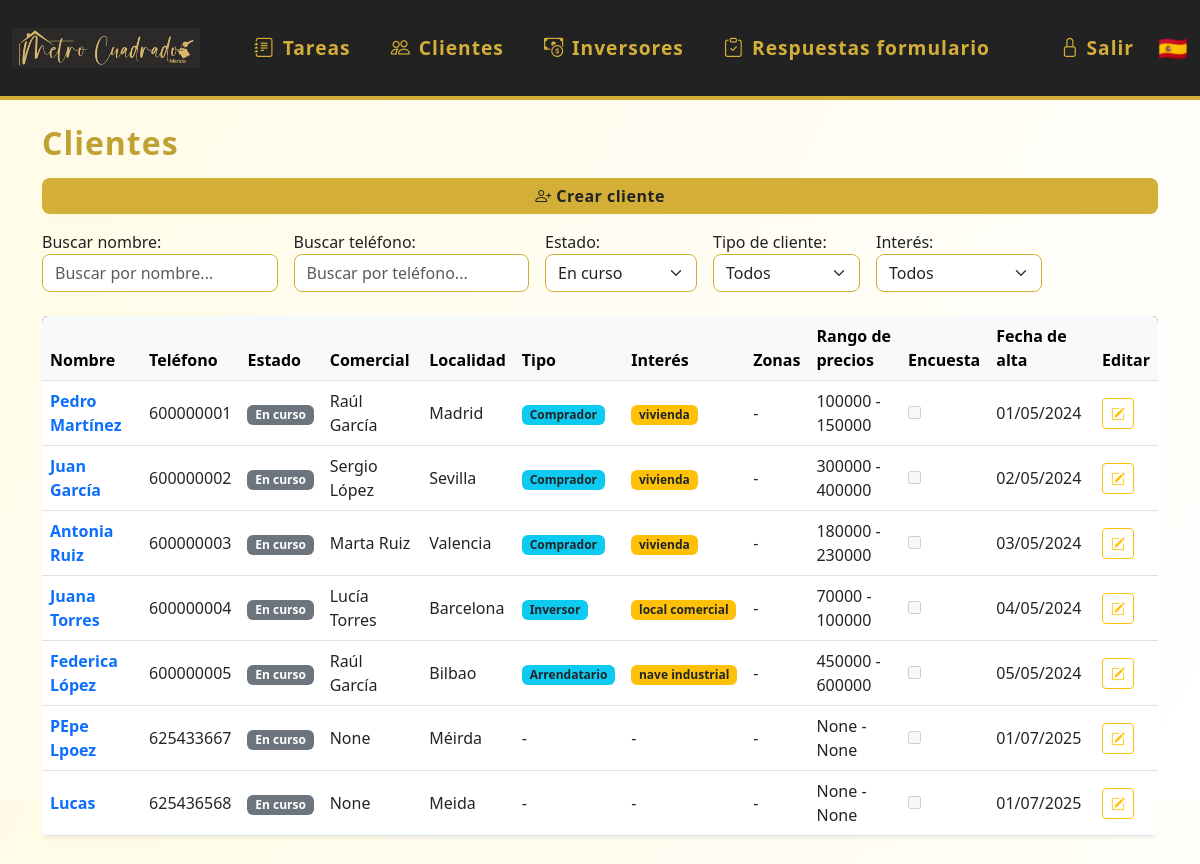
/clientes (signed in), run on the app's committed database.
### models.py (models this page shows)
class Cliente(db.Model):
    id = db.Column(db.Integer, primary_key=True)
    nombre = db.Column(db.String(120), nullable=False)
    email = db.Column(db.String(120), unique=True, nullable=True)
    telefono = db.Column(db.String(20), unique=True)
    estado = db.Column(db.String(20), nullable=False, default='en_curso') # en_curso, ha_comprado, cancelado
    localidad = db.Column(db.String(120), nullable=True)
    observaciones = db.Column(db.Text, nullable=True)
    tipo_cliente = db.Column(db.String(50), nullable=True)
    interes = db.Column(db.Text, nullable=True)
    zonas = db.Column(db.Text, nullable=True)
    precio_min = db.Column(db.Integer, nullable=True)
    precio_max = db.Column(db.Integer, nullable=True)
    encuesta_enviada = db.Column(db.Boolean, default=False)
    comercial_id = db.Column(db.Integer, db.ForeignKey('usuario.id'), nullable=True)
    fecha_creacion = db.Column(db.DateTime, default=datetime.utcnow)
    eventos = db.relationship('Evento', backref='cliente', lazy=True)
    tareas = db.relationship('Tarea', back_populates='cliente')
    visto_por = db.Column(db.Integer, db.ForeignKey('cliente.id'), nullable=True)

class Usuario(UserMixin, db.Model):
    id = db.Column(db.Integer, primary_key=True)
    nombre = db.Column(db.String(80), unique=True, nullable=False)
    password = db.Column(db.String(200), nullable=False)
    es_admin = db.Column(db.Boolean, default=False)
    color = db.Column(db.String(7), nullable=True, default='#3788d8') # Color en formato hex, e.g., #RRGGBB
    email = db.Column(db.String(120), unique=True, nullable=True)
    telefono = db.Column(db.String(20), unique=True, nullable=True)
    eventos = db.relationship('Evento', backref='usuario', lazy=True)
    tareas = db.relationship('Tarea', back_populates='usuario')

### app.py (the view)
@app.route('/clientes')
@login_required
def clientes():
    estado = request.args.get('estado')
    query = Cliente.query
    if estado:
        query = query.filter_by(estado=estado)
    clientes = query.all()
    usuarios_dict = {u.id: u.nombre for u in Usuario.query.all()}
    return render_template('clientes.html', clientes=clientes, usuarios_dict=usuarios_dict)

### app.py (called while the page is built)
@login_manager.user_loader
def load_user(user_id):
    return Usuario.query.get(int(user_id))

### templates/clientes.html (shortened to what this page needs)
{% extends 'base.html' %}
{% block content %}
<h2 class="mb-3">Clientes</h2>
<a href="/crear_cliente" class="btn btn-primary mb-3"><i class="bi bi-person-plus"></i> Crear cliente</a>
<form method="get" class="mb-4" style="max-width:1000px;display:flex;gap:16px;align-items:end;flex-wrap:wrap;">
    <div style="flex:1;min-width:200px;">
        <label for="buscadorCliente">Buscar nombre:</label>
        <input type="text" id="buscadorCliente" placeholder="Buscar por nombre..." class="form-control" style="min-width:180px;">
    </div>
    <div style="flex:1;min-width:200px;">
        <label for="buscadorTelefono">Buscar teléfono:</label>
        <input type="text" id="buscadorTelefono" placeholder="Buscar por teléfono..." class="form-control" style="min-width:180px;">
    </div>
    <div>
        <label for="estado">Estado:</label>
        <select name="estado" id="estado" class="form-select" onchange="this.form.submit()">
            <option value="en_curso" {% if request.args.get('estado', 'en_curso') == 'en_curso' %}selected{% endif %}>En curso</option>
        </select>
    </div>
    <div>
        <label for="tipo_cliente">Tipo de cliente:</label>
        <select name="tipo_cliente" id="tipo_cliente" class="form-select" onchange="this.form.submit()">
            <option value="">Todos</option>
        </select>
    </div>
    <div>
        <label for="interes">Interés:</label>
        <select name="interes" id="interes" class="form-select" onchange="this.form.submit()">
            <option value="">Todos</option>
        </select>
    </div>
</form>
<div class="table-responsive">
<table class="table table-hover align-middle shadow-sm bg-white rounded">
    <thead class="table-light">
        <tr>
            <th>Nombre</th>
            <th>Teléfono</th>
            <th>Estado</th>
            <th>Comercial</th>
            <th>Localidad</th>
            <th>Tipo</th>
            <th>Interés</th>
            <th>Zonas</th>
            <th>Rango de precios</th>
            <th>Encuesta</th>
            <th>Fecha de alta</th>
            <th>Editar</th>
        </tr>
    </thead>
    <tbody>
    {% for cliente in clientes %}
        <tr>
            <td>
                <a href="/editar_cliente/{{ cliente.id }}" class="fw-bold text-decoration-none">{{ cliente.nombre }}</a>
            </td>
            <td>{{ cliente.telefono }}</td>
            <td>
                <span class="badge bg-secondary">{{ cliente.estado.replace('_', ' ').capitalize() }}</span>
            </td>
            <td>{{ cliente.comercial_id if not cliente.comercial_id else (usuarios_dict[cliente.comercial_id] if usuarios_dict and cliente.comercial_id in usuarios_dict else 'Sin asignar') }}</td>
            <td>{{ cliente.localidad or '-' }}</td>
            <td>
                {% if cliente.tipo_cliente %}
                  <span class="badge bg-info text-dark">{{ cliente.tipo_cliente.capitalize() }}</span>
                {% else %}-{% endif %}
            </td>
            <td>
                {% if cliente.interes %}
                  {% for interes in cliente.interes.split(',') %}
                    <span class="badge bg-warning text-dark">{{ interes }}</span>
                  {% endfor %}
                {% else %}-{% endif %}
            </td>
            <td>
                {% if cliente.zonas %}
                  {% for zona in cliente.zonas.split(',') %}
                    <span class="badge bg-primary text-light">{{ zona }}</span>
                  {% endfor %}
                {% else %}-{% endif %}
            </td>
            <td>{{ cliente.precio_min }} - {{ cliente.precio_max }}</td>
            <td><input type="checkbox" disabled {% if cliente.encuesta_enviada %}checked{% endif %}></td>
            <td>{% if cliente.fecha_creacion %}{{ cliente.fecha_creacion.strftime('%d/%m/%Y') }}{% else %}-{% endif %}</td>
            <td><a href="/editar_cliente/{{ cliente.id }}" title="Editar cliente" class="btn btn-outline-warning btn-sm"><i class="bi bi-pencil-square"></i></a></td>
        </tr>
    {% else %}
        <tr><td colspan="13"><em>No hay clientes registrados.</em></td></tr>
    {% endfor %}
    </tbody>
</table>
</div>
{% endblock %}

### templates/base.html (shortened to what this page needs)
<!DOCTYPE html>
<html lang="es">
<head>
    <link rel="stylesheet" href="https://cdn.jsdelivr.net/npm/bootstrap@5.3.0/dist/css/bootstrap.min.css">
    <link rel="stylesheet" href="{{ url_for('static', filename='estilos.css') }}">
    <link rel="stylesheet" href="https://cdn.jsdelivr.net/npm/bootstrap-icons@1.10.5/font/bootstrap-icons.css">
</head>
<body class="d-flex flex-column vh-100">
<nav class="navbar navbar-expand-lg mb-4">
  <div class="container-fluid">
    <a class="navbar-brand d-flex align-items-center" href="/">
      <img src="{{ url_for('static', filename='logoraul.png') }}" alt="Logo" style="height:70px;margin-right:18px;">
    </a>
    <div class="collapse navbar-collapse" id="navbarNav">
      <ul class="navbar-nav me-auto mb-2 mb-lg-0">
        <li class="nav-item mx-1">
          <a class="nav-link btn btn-outline-success rounded-pill px-3 d-flex align-items-center gap-2" href="/">
            <i class="bi bi-journal-text"></i> Tareas
          </a>
        </li>
        <li class="nav-item mx-1">
          <a class="nav-link btn btn-outline-primary rounded-pill px-3 d-flex align-items-center gap-2" href="/clientes">
            <i class="bi bi-people"></i> Clientes
          </a>
        </li>
        <li class="nav-item mx-1">
          <a class="nav-link btn btn-outline-danger rounded-pill px-3 d-flex align-items-center gap-2" href="/inversores">
            <i class="bi bi-cash-coin"></i> Inversores
          </a>
        </li>
        {% if current_user.is_authenticated %}
        <li class="nav-item mx-1">
          <a class="nav-link btn btn-outline-secondary rounded-pill px-3 d-flex align-items-center gap-2" href="/respuestas_formulario">
            <i class="bi bi-clipboard-check"></i> Respuestas formulario
          </a>
        </li>
        {% endif %}
      </ul>
      <ul class="navbar-nav align-items-center">
        {% if current_user.is_authenticated %}
        <li class="nav-item"><a class="nav-link" href="/logout" title="Salir"><span class="bi bi-lock"></span> Salir</a></li>
        {% else %}
        <li class="nav-item"><a class="nav-link" href="/login" title="Entrar"><span class="bi bi-lock"></span> Entrar</a></li>
        {% endif %}
        <li class="nav-item ms-3"><span class="fs-4">🇪🇸</span></li>
      </ul>
    </div>
  </div>
</nav>
<div class="container flex-grow-1 d-flex flex-column">
    {% block content %}{% endblock %}
</div>
</body>
</html>

### static/estilos.css (style rules this page uses)
body { background: linear-gradient(120deg, #fffbe6 0%, #fff 100%); font-family: 'Segoe UI', 'Arial', sans-serif; color: #222; }
.navbar { background: #222 !important; border-bottom: 4px solid #d4af37; }
.navbar-brand, .navbar-nav .nav-link { color: #d4af37 !important; font-weight: 600; font-size: 1.2rem; letter-spacing: 1px; }
.navbar-brand img { height: 40px; margin-right: 10px; }
.btn-primary, .btn-success { background: #d4af37; border: none; color: #222; font-weight: 600; border-radius: 8px; box-shadow: 0 1px 4px rgba(212,175,55,0.10), 0 0 0 0 #d4af37; letter-spacing: 0.5px; transition: background 0.2s, color 0.2s, box-shadow 0.2s; }
.table thead { background: #222; color: #d4af37; }
h2 { color: #bfa134; font-weight: 700; letter-spacing: 1px; margin-bottom: 1.2rem; }
.container { padding-bottom: 2.5rem; }
.form-control, .form-select { border-radius: 8px; border: 1.5px solid #d4af37; box-shadow: none; transition: border 0.2s, box-shadow 0.2s; }
.table { border-radius: 12px; overflow: hidden; box-shadow: 0 1px 8px rgba(212,175,55,0.07); }

### data on the page
Cliente: nombre "Pedro Martínez", telefono "600000001", estado.replace "En curso", nombre "Raúl García", localidad "Madrid", tipo_cliente "Comprador", interes "vivienda", precio_min "100000", precio_max "150000", fecha_creacion "01/05/2024"
Cliente: nombre "Juan García", telefono "600000002", estado.replace "En curso", nombre "Sergio López", localidad "Sevilla", tipo_cliente "Comprador", interes "vivienda", precio_min "300000", precio_max "400000", fecha_creacion "02/05/2024"
Cliente: nombre "Antonia Ruiz", telefono "600000003", estado.replace "En curso", nombre "Marta Ruiz", localidad "Valencia", tipo_cliente "Comprador", interes "vivienda", precio_min "180000", precio_max "230000", fecha_creacion "03/05/2024"
Cliente: nombre "Juana Torres", telefono "600000004", estado.replace "En curso", nombre "Lucía Torres", localidad "Barcelona", tipo_cliente "Inversor", interes "local comercial", precio_min "70000", precio_max "100000", fecha_creacion "04/05/2024"
Cliente: nombre "Federica López", telefono "600000005", estado.replace "En curso", nombre "Raúl García", localidad "Bilbao", tipo_cliente "Arrendatario", interes "nave industrial", precio_min "450000", precio_max "600000", fecha_creacion "05/05/2024"
Cliente: nombre "PEpe Lpoez", telefono "625433667", estado.replace "En curso", comercial "None", localidad "Méirda", precio_min "None", precio_max "None", fecha_creacion "01/07/2025"
Cliente: nombre "Lucas", telefono "625436568", estado.replace "En curso", comercial "None", localidad "Meida", precio_min "None", precio_max "None", fecha_creacion "01/07/2025"
